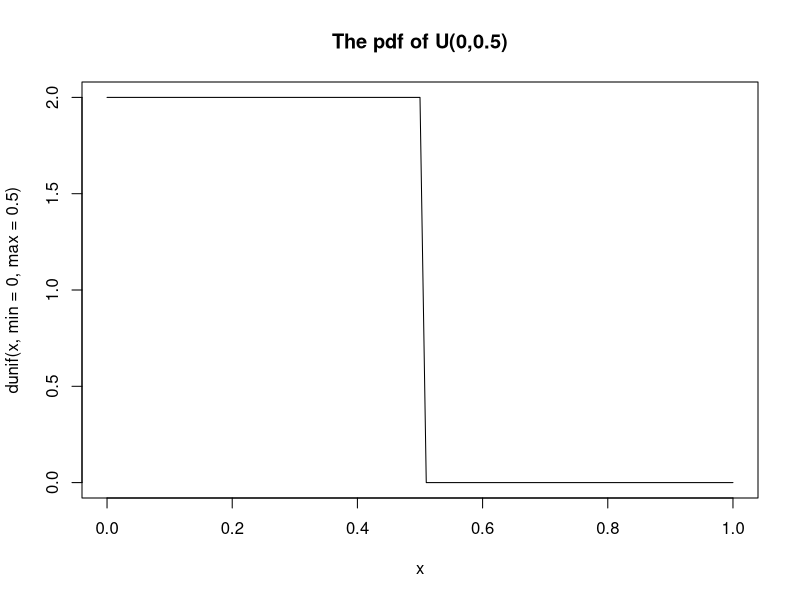
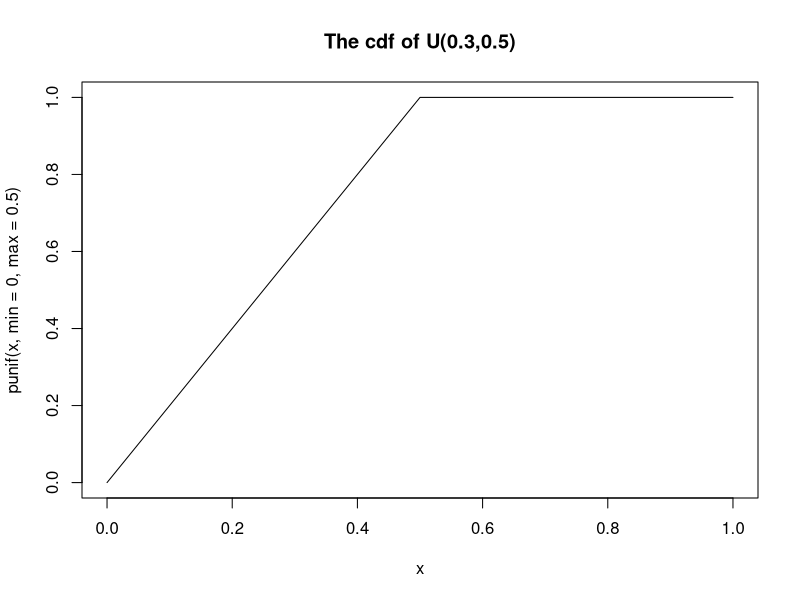
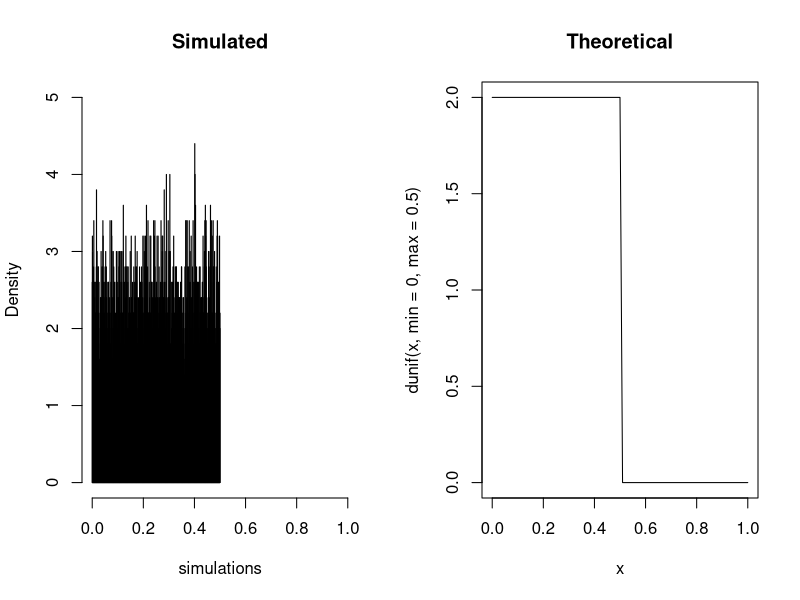

Generate these figures, in order, with R: (Note: this script raises an error after producing the figures.)
# Question 1
# Uniform distribion
# Let X ~ U(0, 0.5). We can plot the pdf and the cdf of the X in R
x <- seq(0,0.5,0.01)
curve(dunif(x, min = 0, max = 0.5),from=0,to=1,main="The pdf of U(0,0.5)")
curve(punif(x, min = 0, max = 0.5),from=0,to=1,main="The cdf of U(0.3,0.5)")

simulations<-runif(10000, min = 0, max = 0.5)
par(mfrow=c(1,2))
hist(simulations,freq=FALSE,xlim=c(0,1),ylim=c(0,5),breaks=1000, main="Simulated")
curve(dunif(x, min = 0, max = 0.5),from=0,to=1,main="Theoretical")

# Assume that the time T between job submissions to a busy computer centre is 
# uniformly distributed in the range [0, 0.5] min.

# The memory less property holds if:
# P(T > x + a | T > a) = P(T > x + a) / P(T > a) = P(T > x)
# P(T > 5 | T > 2) = P(T > 5) / P(T > 2) = P(T > 3)

# Let suppose 


checkMemoryless <- function(LHS, RHS)
{
  if(LHS == RHS)
  {
    print("Memory less property valid")
  }
  else
  {
    print("Memory less property is not valid")
  }
}

LHS = (1 - punif(0.44, min = 0, max = 0.5)) / (1 - punif(0.25, min = 0, max = 0.5)) 
RHS = 1 - punif(0.19, min = 0, max = 0.5)
checkMemoryless(LHS, RHS)


# Exponential distribution
LHS = (1 - pexp(0.44, 4)) / (1 - pexp(0.25, 4)) 
RHS = 1 - pexp(0.19, 4)


# P(T < 5 | T > 2) = (P(T < 5) - P(T > 2) ) / P(T > 2) = P(T > 3)


#P(T < 0.44 | T > 0.25) = (P(T < 0.44) - P(T > 0.25)) / P(T > 0.25) = P(T > 0.19)
# uniform function

LHS = (punif(0.44, min = 0, max = 0.5) - punif(0.25, min = 0, max = 0.5)) / (1 - punif(0.25, min = 0, max = 0.5)) 
RHS = punif(0.19, min = 0, max = 0.5)

submissions25<-subset(simulations,simulations>0.25)
length(submissions25)

y<-submissions25-0.25 
mean(y)
var(y)

mean(submissions)
var(submissions)

par(mfrow=c(1,2))
hist(y,freq=F,xlab="t-0.25|t>0.25",main="Subsample t-0.25|t>0.25")
hist(simulations,freq=F,xlab="t",main="Sample")

#P(T > 0.44 | T > 0.25) = P(T > 0.44) / P(T > 0.25) = P(T > 0.19)
LHS = (1- punif(0.44, min = 0, max = 0.5)) / (1 - punif(0.25, min = 0, max = 0.5)) 
RHS = 1- punif(0.19, min = 0, max = 0.5)

# using exponential function
LHS = (pexp(0.44, 4) - pexp(0.25, 4)) / (1 - pexp(0.25, 4)) 
RHS = pexp(0.19, 4)

LHS = (1- pexp(0.44, 4)) / (1 - pexp(0.25, 4)) 
RHS = 1- pexp(0.19, 4)

## Question 2

x = sequence(500)
mean(x)
var(x)
N=200
x=c(0,1,2,3,4,5)
obs=c(109,65,22,3,1,0)

curve(dpois(x, 40),from=0,to=10,main="The pdf of U(0,0.5)")
?dpois()
x = rpois(2000, 24)
mean(x)
var(x)
curve(dpois(x, 40),from=0,to=100,main="The pdf of Poissons ditribution")

x = 0:4
curve(dpois(x, 20),from=0,to=100,main="The pdf of Poissons ditribution")

?rnorm()
simulations = rnorm(2000, mean = 20, sd = 4.48)
hist(simulations,freq=FALSE,xlim=c(0,40),ylim=c(0,0.22),breaks=1000, main="Simulated")
curve(dnorm(x),from=-100,to=100,main="The pdf of Poissons ditribution")
sqrt(20)


expect0_4=N*dpois(0:4,0.61)
expect5=N-sum(expect0_4)
expect=c(expect0_4,expect5)
expect
sum(expect)


x<-0:10



# Question 2 

get_non_negative_discrete_values <- function(x_continous)
{
  x_continous[x_continous < 0] <- 0
  x_discrete = round(x_continous)
  return(x_discrete)
}

normal_poisson <- function(lambda_list)
{
  par(mfrow = c(2,3))
  lambda_value = c()
  p_val_list = c()
  for(lambda in lambda_list)
  {
    cat("\n\nFor lambda = ", lambda)
    x_continous = rnorm(20, mean = lambda, sd = sqrt(lambda))
    x_discrete = get_non_negative_discrete_values(x_continous)
    
    frequency_table = as.data.frame(table(x_discrete))
    observed_value = frequency_table$Freq
    N = sum(obs)
    cat("\n The observed value:", obs)
    # N = length(x_discrete)
    x = unique(x_discrete)
    min_val = min(unique(x_discrete))
    max_val = max(unique(x_discrete))
    
    expected_value=N*dpois(x, lambda)
    
   
    # plot(x_val,dnorm(x_val, mu, sqrt(sigma2)),type="l",col="red",xlab="x",ylab="P(X=x)", xlim = c(0,200))
    # lines(x,dpois(x, lambda),type="h",col="black")  
    
    cat("\nThe expected value:\n", expect)
    sum(expect)
    
    chi_sq=sum((observed_value-expected_value)^2/expected_value)
    cat("\nThe observed chi-square value:", chi_sq)
    # degree of freedom = no. of category - k - 1
    # k = number of parameters
    
    k = 1
    df = length(unique(x_discrete)) -k - 1
    cat("\nThe test chi square value:", qchisq(0.95,df))
    p_val = 1-pchisq(chi_sq, df)
    cat("\nThe probability score:", p_val)
    options("digits"=4)
    
    mu = lambda
    sigma2 = lambda
    x_val = min_val:max_val
    p <- p_val
    title = paste("P-val:", p)
    x_label = paste("x", " lambda : ", lambda)
    plot(x_val,dnorm(x_val, mu, sqrt(sigma2)),type="l",col="red",xlab=x_label,ylab="P(X=x)", main = title)
    #, xlim = c(0,200))
    lines(x,dpois(x, lambda),type="h",col="black")  
    
    
    if(p_val > 0.05)
    {
      lambda_value <- c(lambda_value, lambda)
      p_val_list <- c(p_val_list, p_val)
    }
  }
  
  return(list("lambda_value" = lambda_value, "p_val_list" = p_val_list))
}

find_index <- function(p_val_list)
{
  index = 0
  minimum_val = min(p_val_list)
  for(p in p_val_list)
  {
    if(p == minimum_val)
    {
      index = index + 1
    }
  }
  return(index+1)
}

lambda_list = seq(0:1000)
a = normal_poisson(lambda_list)
i = find_index(a$p_val_list)
minimum_lambda = a$lambda_value[i]
minimum_p_value = a$p_val_list[i]
